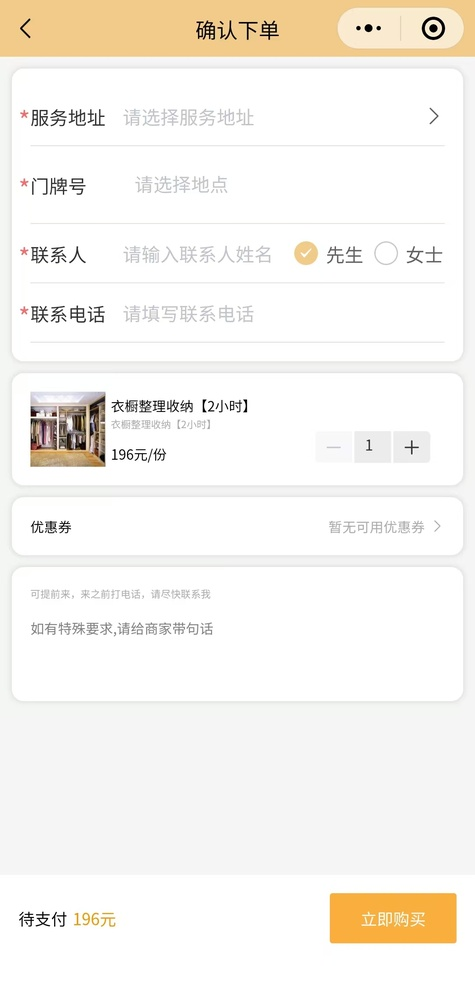
#> input picture accessby.jpg, 475 x 1000 px, shrunk from 1080 x 2275 before the run; its folder holds only this picture in this run
$ python -i add_icon_effects.py   (imports and definitions only)
#> lines starting #> are read from the running program, lines starting #| are printed output that depends on the picture
#!/usr/bin/env python3
# -*- coding: utf-8 -*-
"""
为图标添加边缘特效
特效包括：
- 光源：左上 45°
- 高光：左上淡白
- 阴影：右下淡灰
- 渐变：上浅 ↘ 下深
- 圆角 + 细边框 = 精致立体
"""

import os
from PIL import Image, ImageDraw, ImageFilter, ImageEnhance
import glob

# 图标目录
icon_dir = r"d:\CODE\project\community\素材\家政\icons\256x256"

# 获取所有图标文件
icon_files = glob.glob(os.path.join(icon_dir, "*.png"))

# [1 line not run here, left out]

def add_icon_effects(input_path, output_path):
    """为图标添加边缘特效"""
#> called with input_path = 'accessby.jpg', output_path = 'out.png'
    try:
        # 打开图标
        with Image.open(input_path) as img:
            # 确保是RGBA模式
#> img is the input picture: PIL image 475x1000 RGB; mean R, G, B 247.2, 244.2, 239.1
            if img.mode != 'RGBA':
                img = img.convert('RGBA')
#> img: PIL image 475x1000 RGBA

            width, height = img.size
#> width = 475; height = 1000

            # 1. 创建背景图层
            background = Image.new('RGBA', (width, height), (255, 255, 255, 0))

            # 2. 创建阴影效果
            shadow = Image.new('RGBA', (width, height), (0, 0, 0, 0))
#> shadow: PIL image 475x1000 RGBA; every value is 0
            shadow_draw = ImageDraw.Draw(shadow)

            # 绘制阴影（右下）
            shadow_radius = 8
            shadow_offset = (5, 5)

            # 绘制圆角矩形阴影
            radius = 30
            x1, y1 = shadow_offset
            x2, y2 = width - shadow_offset[0], height - shadow_offset[1]
#> x2 = 470; y2 = 995

            # 绘制圆角矩形
            shadow_draw.rounded_rectangle(
                [(x1, y1), (x2, y2)],
                radius=radius,
                fill=(100, 100, 100, 30)
            )

            # 模糊阴影
            shadow = shadow.filter(ImageFilter.GaussianBlur(radius=3))
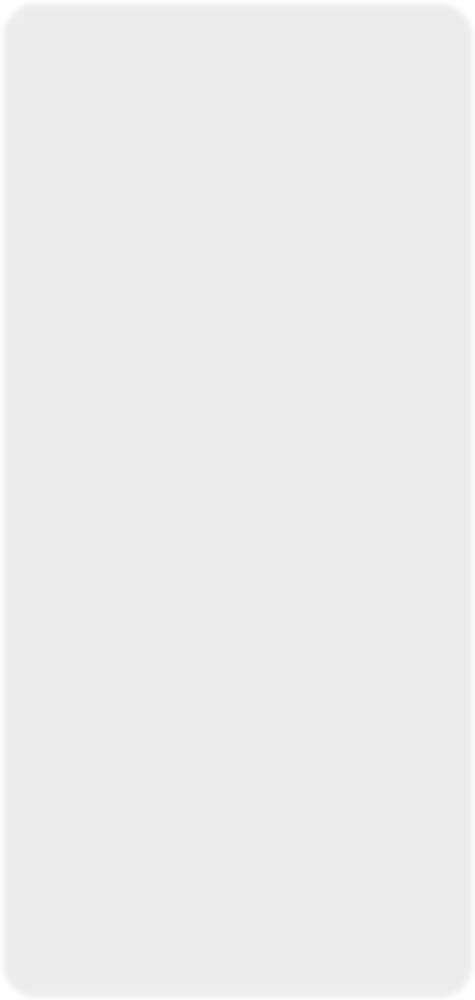
#> shadow: PIL image 475x1000 RGBA; mean R, G, B, A 97, 97, 97, 29.1; transparent parts drawn white

            # 3. 创建高光效果（左上）
            highlight = Image.new('RGBA', (width, height), (0, 0, 0, 0))
            highlight_draw = ImageDraw.Draw(highlight)

            # 绘制高光区域
            highlight_radius = 25
            highlight_draw.ellipse(
                [(0, 0), (highlight_radius*2, highlight_radius*2)],
                fill=(255, 255, 255, 80)
            )

            # 模糊高光
            highlight = highlight.filter(ImageFilter.GaussianBlur(radius=5))

            # 4. 创建渐变效果
            gradient = Image.new('RGBA', (width, height), (0, 0, 0, 0))
            gradient_draw = ImageDraw.Draw(gradient)

            # 绘制渐变矩形
            for y in range(height):
                # 从上到下渐变，上浅下深
                alpha = int(5 + (y / height) * 15)
                gradient_draw.line(
                    [(0, y), (width, y)],
                    fill=(240, 240, 240, alpha)
                )

            # 5. 绘制边框
            border = Image.new('RGBA', (width, height), (0, 0, 0, 0))
            border_draw = ImageDraw.Draw(border)

            # 绘制细边框
            border_width = 2
            border_draw.rounded_rectangle(
                [(border_width, border_width), (width - border_width, height - border_width)],
                radius=radius - border_width,
                outline=(200, 200, 200, 100),
                width=border_width
            )

            # 6. 组合所有图层
            # 背景
            result = Image.new('RGBA', (width, height), (255, 255, 255, 255))
#> result: PIL image 475x1000 RGBA; every value is 255

            # 添加阴影
            result.paste(shadow, (0, 0), shadow)

            # 添加原始图标
            result.paste(img, (0, 0), img)

            # 添加渐变
            result.paste(gradient, (0, 0), gradient)

            # 添加高光
            result.paste(highlight, (0, 0), highlight)

            # 添加边框
            result.paste(border, (0, 0), border)

            # 7. 保存结果
            result.save(output_path, quality=95)
            print(f"  已处理: {os.path.basename(input_path)}")

    except Exception as e:
        print(f"  错误处理 {input_path}: {str(e)}")

# 处理所有图标
# [10 lines not run here, left out]

>>> result = add_icon_effects('accessby.jpg', 'out.png')

$ run again, on b.jpg
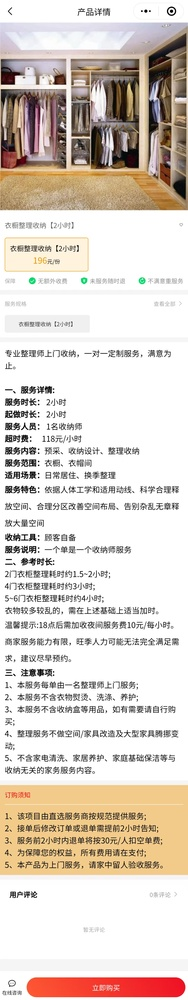
#> input picture b.jpg, 188 x 1000 px, shrunk from 1080 x 5749 before the run
#> in add_icon_effects, img is the input picture: PIL image 188x1000 RGB; mean R, G, B 222.9, 213, 204.4
#> img: PIL image 188x1000 RGBA
#> in add_icon_effects, `result.paste(border, (0, 0), border)`:
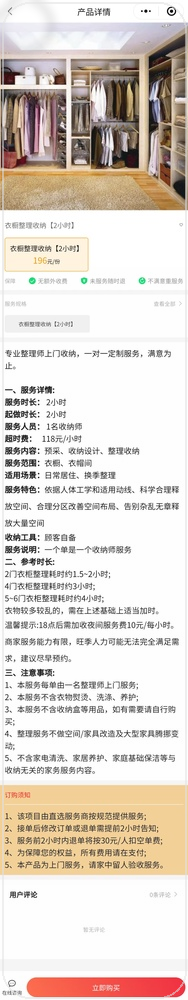
#> result: PIL image 188x1000 RGBA; mean R, G, B, A 222.9, 213.6, 205.5, 241.6; transparent parts drawn white

$ run again, on buy.jpg
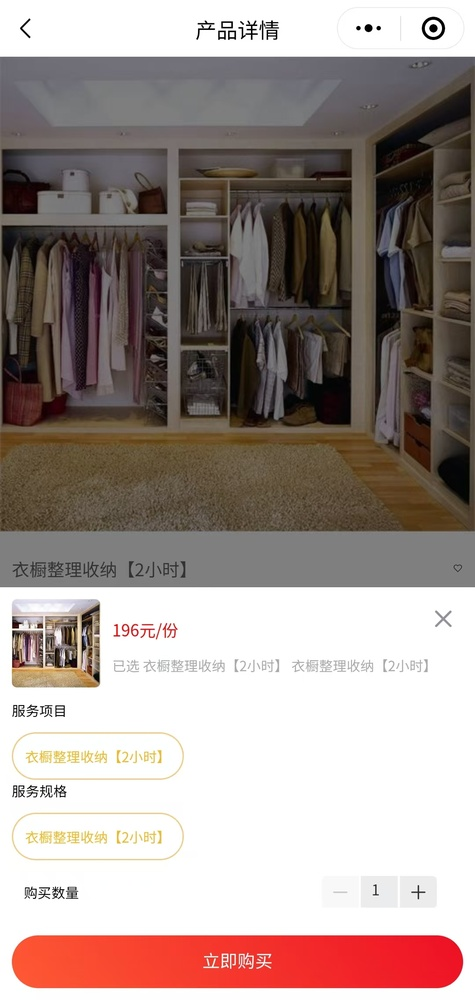
#> input picture buy.jpg, 475 x 1000 px, shrunk from 1080 x 2275 before the run
#> in add_icon_effects, img is the input picture: PIL image 475x1000 RGB; mean R, G, B 161.4, 147.3, 142.5
#> img: PIL image 475x1000 RGBA
#> in add_icon_effects, `result.paste(gradient, (0, 0), gradient)`:
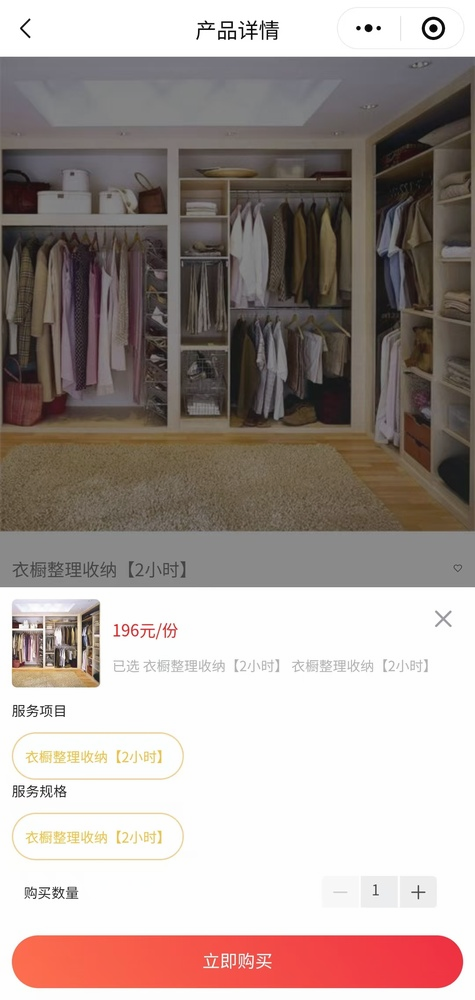
#> result: PIL image 475x1000 RGBA; mean R, G, B, A 164.2, 150.9, 146.4, 243.5; transparent parts drawn white
